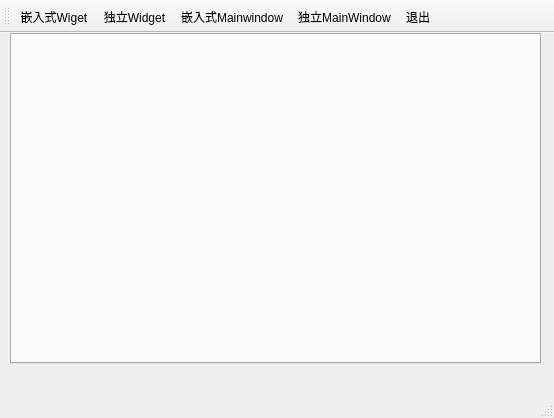
<?xml version="1.0" encoding="UTF-8"?>
<ui version="4.0">
 <class>MainWindow</class>
 <widget class="QMainWindow" name="MainWindow">
  <property name="geometry">
   <rect>
    <x>0</x>
    <y>0</y>
    <width>554</width>
    <height>418</height>
   </rect>
  </property>
  <property name="windowTitle">
   <string>MainWindow</string>
  </property>
  <widget class="QWidget" name="centralwidget">
   <widget class="QTabWidget" name="tabWidget">
    <property name="geometry">
     <rect>
      <x>10</x>
      <y>0</y>
      <width>531</width>
      <height>331</height>
     </rect>
    </property>
    <property name="currentIndex">
     <number>-1</number>
    </property>
    <property name="tabsClosable">
     <bool>true</bool>
    </property>
   </widget>
  </widget>
  <widget class="QStatusBar" name="statusbar"/>
  <widget class="QToolBar" name="toolBar">
   <property name="windowTitle">
    <string>toolBar</string>
   </property>
   <property name="toolButtonStyle">
    <enum>Qt::ToolButtonTextUnderIcon</enum>
   </property>
   <attribute name="toolBarArea">
    <enum>TopToolBarArea</enum>
   </attribute>
   <attribute name="toolBarBreak">
    <bool>false</bool>
   </attribute>
   <addaction name="actioninsert_widget"/>
   <addaction name="actionsingal_widget"/>
   <addaction name="actioninsert_mainwindow"/>
   <addaction name="actionsingal_Mainwindow"/>
   <addaction name="actionquit"/>
  </widget>
  <action name="actioninsert_widget">
   <property name="icon">
    <iconset resource="res.qrc">
     <normaloff>:/icon/image1/back-double.png</normaloff>:/icon/image1/back-double.png</iconset>
   </property>
   <property name="text">
    <string>嵌入式Wiget</string>
   </property>
   <property name="menuRole">
    <enum>QAction::NoRole</enum>
   </property>
  </action>
  <action name="actionsingal_widget">
   <property name="icon">
    <iconset resource="res.qrc">
     <normaloff>:/icon/image1/enter-double.png</normaloff>:/icon/image1/enter-double.png</iconset>
   </property>
   <property name="text">
    <string>独立Widget</string>
   </property>
   <property name="menuRole">
    <enum>QAction::NoRole</enum>
   </property>
  </action>
  <action name="actioninsert_mainwindow">
   <property name="icon">
    <iconset resource="res.qrc">
     <normaloff>:/icon/image1/up-double.png</normaloff>:/icon/image1/up-double.png</iconset>
   </property>
   <property name="text">
    <string>嵌入式Mainwindow</string>
   </property>
   <property name="menuRole">
    <enum>QAction::NoRole</enum>
   </property>
  </action>
  <action name="actionsingal_Mainwindow">
   <property name="icon">
    <iconset resource="res.qrc">
     <normaloff>:/icon/image1/down-double.png</normaloff>:/icon/image1/down-double.png</iconset>
   </property>
   <property name="text">
    <string>独立MainWindow</string>
   </property>
   <property name="menuRole">
    <enum>QAction::NoRole</enum>
   </property>
  </action>
  <action name="actionquit">
   <property name="icon">
    <iconset resource="res.qrc">
     <normaloff>:/icon/image1/expand-line-2.png</normaloff>:/icon/image1/expand-line-2.png</iconset>
   </property>
   <property name="text">
    <string>退出</string>
   </property>
   <property name="menuRole">
    <enum>QAction::NoRole</enum>
   </property>
  </action>
 </widget>
 <resources>
  <include location="res.qrc"/>
 </resources>
 <connections>
  <connection>
   <sender>actionquit</sender>
   <signal>triggered()</signal>
   <receiver>MainWindow</receiver>
   <slot>close()</slot>
   <hints>
    <hint type="sourcelabel">
     <x>-1</x>
     <y>-1</y>
    </hint>
    <hint type="destinationlabel">
     <x>325</x>
     <y>245</y>
    </hint>
   </hints>
  </connection>
 </connections>
</ui>
